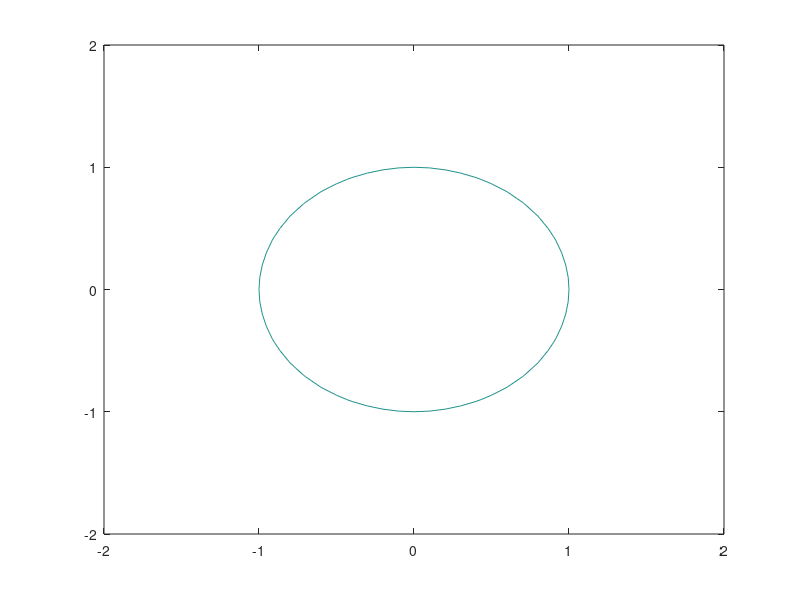

MATLAB code for this plot:
% -- Plotter funciones u=f(x,y) --

[x,y]=meshgrid(-2:0.1:2,-2:0.1:2); 

f = @(x,y) x.^2 + y.^2 %cuidado .^

surf(x,y,f(x,y)) %superficie en 3D
contour(x,y,f(x,y)) %unas cuantas sup de nivel
contour(x,y,f(x,y),[1 1]) %sup nivel que pasa por un punto dado